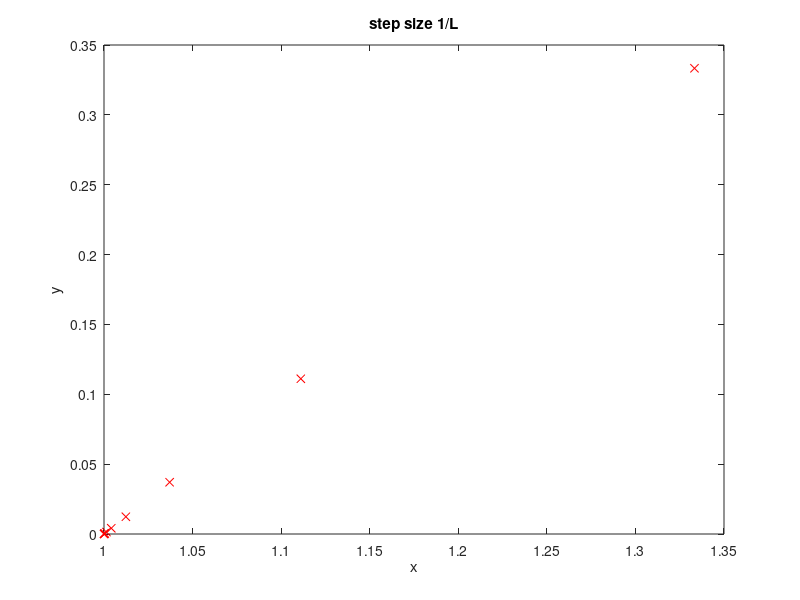
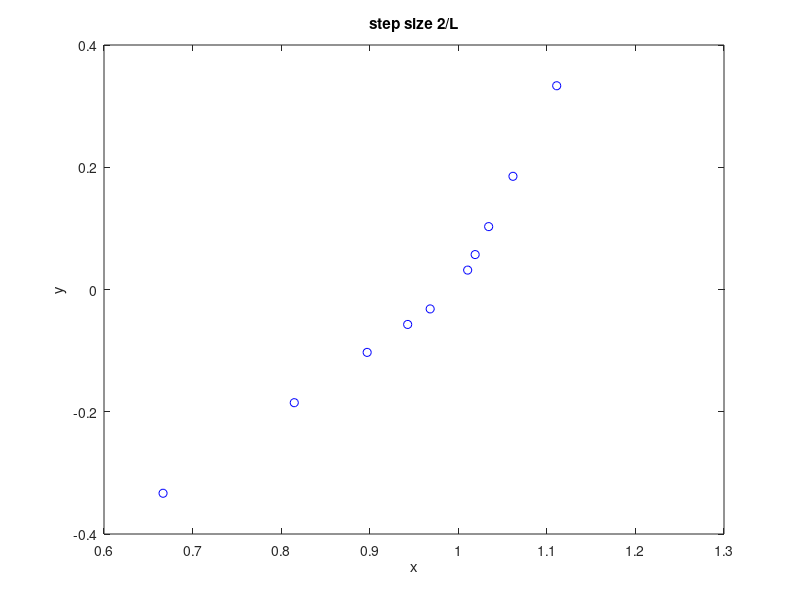

The MATLAB script that drew these images, in order:
% Mohit Kumar SR No.- 19825
% CMO Assignment 4
% Question 5 part d

close all;
clear all;
clc;
A=[1 1;-1 0;0 -1]; % A matrix
b=[1 0 0]'; % b matrix
L=max(eig(A*A')); % Lipschitz constant
stepSize=1/L; % step size 1/L
y=[2 1]'; % point to be projected
m=3;
lambdaOld=[0 0 0]'; % initial values
lambda=[0 0 0]';
X1=[];
for i=1:10 % gradient projection algorithm
    grad=(A*A')*lambdaOld-(A*y-b);
    for j =1:m
        val=lambdaOld(j)-stepSize*grad(j);
        if(val>=0)
            lambda(j)=val;
        else
            lambda(j)=0;
        end
    end
    x=y-A'*lambda; % computing the projection point
    X1=[X1,x]; % storing the points
    lambdaOld=lambda;
end
stepSize=2/L; % stepsize 2/L
lambdaOld=[0 0 0]'; % initial values
lambda=[0 0 0]';
X2=[];
for i=1:10 % gradient projection algorithm
    grad=(A*A')*lambdaOld-(A*y-b);
    for j =1:m
        val=lambdaOld(j)-stepSize*grad(j);
        if(val>=0)
            lambda(j)=val;
        else
            lambda(j)=0;
        end
    end
    x=y-A'*lambda;
    X2=[X2,x]; % storing the points
    lambdaOld=lambda;
end
% plotting
figure;
plot(X1(1,:),X1(2,:),'rx');
xlabel('x');
ylabel('y');
title('step size 1/L');
figure;
plot(X2(1,:),X2(2,:),'bo');
xlabel('x');
ylabel('y');
title('step size 2/L');

